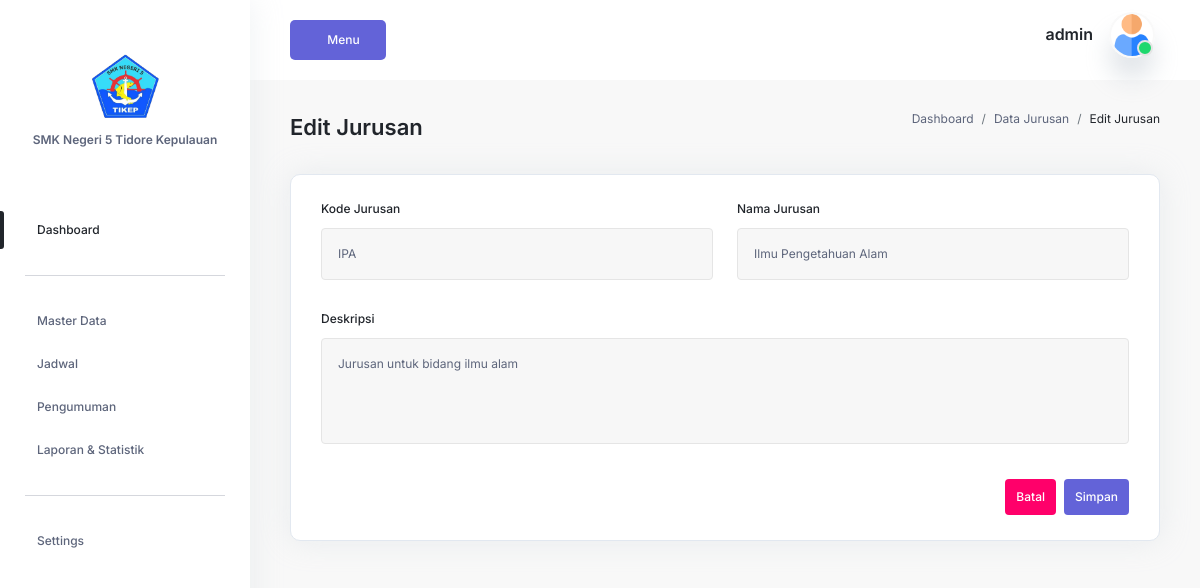
The app's page /login/admin/formJurusan.php?edit=2 (signed in) with its own data.
### tables this page shows
CREATE TABLE `users` (
  `id` int(11) NOT NULL,
  `nama` varchar(100) NOT NULL,
  `username` varchar(50) DEFAULT NULL,
  `password` varchar(255) NOT NULL,
  `email` varchar(100) NOT NULL,
  `role` enum('admin','guru','siswa') NOT NULL,
  `is_active` tinyint(1) NOT NULL DEFAULT '1',
  `login_attempts` tinyint(1) NOT NULL DEFAULT '1',
  `created_at` timestamp NOT NULL DEFAULT CURRENT_TIMESTAMP,
  `updated_at` timestamp NULL DEFAULT NULL ON UPDATE CURRENT_TIMESTAMP
);

CREATE TABLE `jurusan` (
  `id_jurusan` int(11) NOT NULL,
  `kode_jurusan` varchar(20) NOT NULL,
  `nama_jurusan` varchar(100) NOT NULL,
  `deskripsi` text,
  `created_at` timestamp NOT NULL DEFAULT CURRENT_TIMESTAMP,
  `updated_at` timestamp NULL DEFAULT NULL ON UPDATE CURRENT_TIMESTAMP
);

### login/admin/formJurusan.php (the view, shortened to what this page needs)
<?php
include "../config/koneksi.php";
$edit = isset($_GET['edit']) ? $_GET['edit'] : false;
$jurusan = [];
if ($edit) {
    $query = mysqli_query($conn, "SELECT * FROM jurusan WHERE id_jurusan = '$edit'");
    $jurusan = mysqli_fetch_assoc($query);
}
?>
<?php require_once 'template/header.php'; ?>
<?php require_once 'template/sidebar.php'; ?>
<section class="section">
    <div class="container-fluid">
        <div class="title-wrapper pt-30">
            <div class="row align-items-center">
                <div class="col-md-6">
                    <div class="title d-flex align-items-center flex-wrap mb-30">
                        <h2 class="mr-40"><?= $edit ? 'Edit' : 'Tambah' ?> Jurusan</h2>
                    </div>
                </div>
                <div class="col-md-6">
                    <div class="breadcrumb-wrapper mb-30">
                        <nav aria-label="breadcrumb">
                            <ol class="breadcrumb">
                                <li class="breadcrumb-item"><a href="#0">Dashboard</a></li>
                                <li class="breadcrumb-item"><a href="jurusan.php">Data Jurusan</a></li>
                                <li class="breadcrumb-item active" aria-current="page"><?= $edit ? 'Edit' : 'Tambah' ?> Jurusan</li>
                            </ol>
                        </nav>
                    </div>
                </div>
            </div>
        </div>
        <div class="row">
            <div class="col-12">
                <div class="card-style mb-30">
                    <form method="POST" action="">
                        <div class="row">
                            <div class="col-md-6">
                                <div class="input-style-1">
                                    <label for="kode_jurusan">Kode Jurusan</label>
                                    <input type="text" id="kode_jurusan" name="kode_jurusan"
                                           value="<?= isset($jurusan['kode_jurusan']) ? htmlspecialchars($jurusan['kode_jurusan']) : '' ?>"
                                           required>
                                </div>
                            </div>
                            <div class="col-md-6">
                                <div class="input-style-1">
                                    <label for="nama_jurusan">Nama Jurusan</label>
                                    <input type="text" id="nama_jurusan" name="nama_jurusan"
                                           value="<?= isset($jurusan['nama_jurusan']) ? htmlspecialchars($jurusan['nama_jurusan']) : '' ?>"
                                           required>
                                </div>
                            </div>
                            <div class="col-12">
                                <div class="input-style-1">
                                    <label for="deskripsi">Deskripsi</label>
                                    <textarea id="deskripsi" name="deskripsi" rows="4"><?= isset($jurusan['deskripsi']) ? htmlspecialchars($jurusan['deskripsi']) : '' ?></textarea>
                                </div>
                            </div>
                            <div class="col-12">
                                <div class="button-group d-flex justify-content-end">
                                    <a href="dataJurusan.php" class="main-btn danger-btn btn-hover mx-2">Batal</a>
                                    <button type="submit" class="main-btn primary-btn btn-hover">Simpan</button>
                                </div>
                            </div>
                        </div>
                    </form>
                </div>
            </div>
        </div>
    </div>
</section>
<?php include './template/footer.php'; ?>

### login/admin/template/header.php (shortened to what this page needs)
<?php
include "../config/koneksi.php";
$user_id = $_SESSION['user_id'];
$query = mysqli_query($conn, "SELECT * FROM users WHERE id = '$user_id'");
 $data = mysqli_fetch_assoc($query);
?>
    <!DOCTYPE html>
<html lang="en">
    <head>
        <link rel="stylesheet" href="https://cdn.jsdelivr.net/npm/@fortawesome/fontawesome-free@5.15.4/css/fontawesome.min.css">
        <link
            href="https://cdn.jsdelivr.net/npm/bootstrap@5.2.0-beta1/dist/css/bootstrap.min.css"
            rel="stylesheet"
>
        <link rel="stylesheet" href="../../css/LineIcons.2.0.css">
        <link href="https://cdn.lineicons.com/4.0/lineicons.css" rel="stylesheet" />
        <link rel="stylesheet" href="https://cdnjs.cloudflare.com/ajax/libs/font-awesome/6.4.2/css/all.min.css" />
        <link rel="stylesheet" href="../assets/css/fullcalendar.css">
        <link rel="stylesheet" href="../assets/css/morris.css">
        <link rel="stylesheet" href="../assets/css/datatable.css">
        <link rel="stylesheet" href="../assets/css/main.css">
<link rel="stylesheet" type="text/css" href="https://cdn.datatables.net/1.11.5/css/jquery.dataTables.css">
        <body>
            <main class="main-wrapper">
                <header class="header">
                    <div class="container-fluid">
                        <div class="row">
                            <div class="col-lg-5 col-md-5 col-6">
                                <div class="header-left d-flex align-items-center">
                                    <div class="menu-toggle-btn mr-20">
                                        <button id="menu-toggle" class="main-btn primary-btn btn-hover">
                                            Menu
                                        </button>
                                    </div>
                                </div>
                            </div>
                            <div class="col-lg-7 col-md-7 col-6">
                                <div class="header-right">
                                    <div class="profile-box ml-15">
                                        <button
                                            class="dropdown-toggle bg-transparent border-0"
                                            type="button"
                                            id="profile"
                                            data-bs-toggle="dropdown"
                                            aria-expanded="false">
                                            <div class="profile-info">
                                                <div class="info">
                                                    <h6><?php echo $data['username'];?></h6>
                                                    <div class="image">
                                                        <img src="../../assets/img/user.png" alt=""/>
                                                        <span class="status"></span>
                                                    </div>
                                                </div>
                                            </div>
                                        </button>
                                    </div>
                                </div>
                            </div>
                        </div>
                    </div>
                </header>

### login/assets/css/fullcalendar.css (style rules this page uses)
:root { --fc-daygrid-event-dot-width:8px;--fc-list-event-dot-width:10px;--fc-list-event-hover-bg-color:#f5f5f5 }

### records on screen
users: username "admin"
jurusan: kode_jurusan "IPA", nama_jurusan "Ilmu Pengetahuan Alam", deskripsi "Jurusan untuk bidang ilmu alam"
